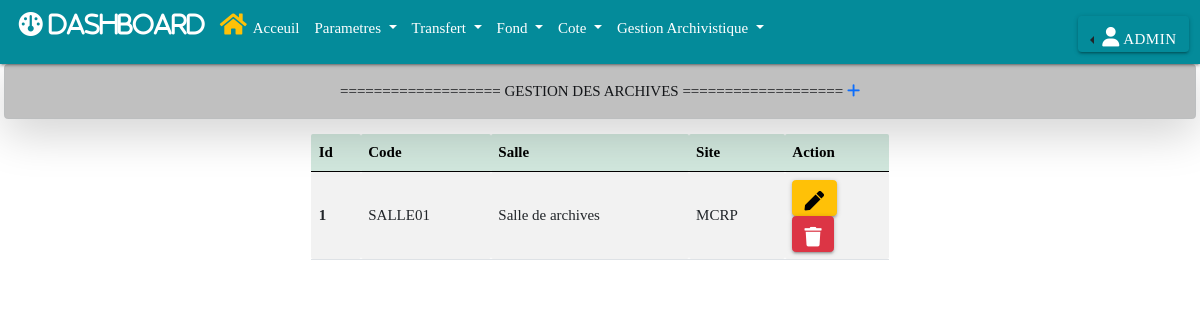
Page /cote/salle (signed in) on the committed database.
### authentication/models.py (models this page shows, shortened)
class User(AbstractUser):
    PUBLIC = 'PUBLIC'
    ARCHIVISTE = 'ARCHIVISTE'
    ADMINISTRATEUR = 'ADMINISTRATEUR'
    ROLE_CHOICES = (
    (PUBLIC, 'Public'),
    (ARCHIVISTE, 'Archiviste'),
    (ADMINISTRATEUR, 'Administrateur')
    )
    photo = models.ImageField(upload_to='users_img/', null=True, blank=True)
    role = models.CharField(max_length=30, choices=ROLE_CHOICES, verbose_name='Rôle')

### cote/models.py (models this page shows, shortened)
class Salle(models.Model):
    code = models.CharField(max_length=100, null=True, blank=True)
    salle = models.CharField(max_length=100, null=True, blank=True)
    site = models.ForeignKey(Site, null=True, blank=True, on_delete=models.CASCADE)
    create_at = models.DateField(auto_now_add=True, null=True)
    modified_at = models.DateTimeField(auto_now_add=True)

class Site(models.Model):
    site = models.CharField(max_length=100, null=True, blank=True)
    create_at = models.DateField(auto_now_add=True, null=True)
    modified_at = models.DateTimeField(auto_now_add=True)
    def __str__(self):
        return self.site

### cote/views.py (the view)
# urls.py: path('cote/salle', views.salle, name="salle"),
def salle(request):
    salles = Salle.objects.all()
    context = {'salles':salles}
    return render(request, 'cote/salle/salle.html', context)

### cote/templates/cote/salle/salle.html (shortened to what this page needs)
{% extends 'base.html' %}
{% block add %}
<a href="{% url 'add_salle' %}" title="Ajouter une salle">
  <i class="fa-solid fa-plus"></i>
<a/>
{% endblock add %}
{% block main %}
<div class="container mt-3 w-50">
    <table id="example" class="table table-striped" style="width:100%">
        <thead class="table-success">
            <tr>
                <th>Id</th>
                <th>Code</th>
                <th>Salle</th>
                <th>Site</th>
                <th style="width: 18%;">Action</th>
            </tr>
        </thead>
        <tbody>
            {% for salle in salles %}
            <tr>
                <th scope="row">{{salle.id}}</th>
                <td>{{salle.code}}</td>
                <td>{{salle.salle}}</td>
                <td>{{salle.site}}</td>
                <td>
                    <a href="{% url 'edit_salle' salle.id %}" type="button" class="btn btn-warning" title="Edit salle">
                        <i class="fas fa-pen"></i>
                    </a>
                    <a href="{% url 'delete_salle' salle.id %}" type="button" class="btn btn-danger" title="Supprimer salle">
                        <i class="fas fa-trash"></i>
                    </a>
                </td>
            </tr>
            {% endfor %}
        </tbody>
    </table>
</div>
{% endblock main %}

### templates/base.html (shortened to what this page needs)
{% load static %}
<!DOCTYPE html>
<html>
    <head>
        <link rel="stylesheet" href="{% static "css/styles.css" %}">
        <link rel="stylesheet" href="{% static "materialize/css/materialize.min.css" %}">
        <link rel="stylesheet" href="{% static "materialize/js/materialize.min.js" %}">
    	  <link href="https://cdn.jsdelivr.net/npm/bootstrap@5.0.2/dist/css/bootstrap.min.css" rel="stylesheet">
		    <link rel="stylesheet" href="https://cdn.jsdelivr.net/npm/bootstrap-icons@1.9.1/font/bootstrap-icons.css">
   		  <link href="https://cdn.jsdelivr.net/npm/bootstrap@5.0.2/dist/css/bootstrap.min.css" rel="stylesheet">
    	  <link rel="stylesheet" href="https://cdnjs.cloudflare.com/ajax/libs/font-awesome/6.1.1/css/all.min.css">
    	  <link rel="stylesheet" href="https://cdnjs.cloudflare.com/ajax/libs/font-awesome/5.15.4/css/all.min.css" />
		    <link rel="stylesheet" type="text/css" href="https://cdn.datatables.net/v/bs5/jq-3.6.0/jszip-2.5.0/dt-1.12.1/b-2.2.3/b-html5-2.2.3/b-print-2.2.3/datatables.min.css"/>
        <link rel="stylesheet" href="https://cdnjs.cloudflare.com/ajax/libs/Chart.js/2.8.0/Chart.min.css" />
        </head>
    <body>
    {% block nav %}
        <nav class="navbar navbar-expand-lg navbar-light sticky-top" style="background-color: #048B9A;">
            <div class="container-fluid">
              <div class="collapse navbar-collapse" id="navbarTogglerDemo01">
                <ul class="navbar-nav me-auto mb-2 mb-lg-0">
                  <li class="nav-item">
                    <a class="nav-link active" aria-current="page" href="{% url 'statistique' %}"><i class="fa fa-dashboard text-white">&nbsp;dashboard</i></a>
                  </li>
                  <li class="nav-item">
                    <a class="nav-link active text-white" aria-current="page" href="{% url 'home' %}"><i class="fa fa-house text-warning">&nbsp;</i>Acceuil</a>
                  </li>
                  <li class="nav-item dropdown">
                    <a class="nav-link dropdown-toggle text-white" href="#" id="navbarScrollingDropdown" role="button" data-bs-toggle="dropdown" aria-expanded="false">
                      Parametres
                    </a>
                  </li>
                  <li class="nav-item dropdown">
                    <a class="nav-link dropdown-toggle text-white" href="#" id="navbarScrollingDropdown" role="button" data-bs-toggle="dropdown" aria-expanded="false">
                      Transfert
                    </a>
                  </li>
                  <li class="nav-item dropdown">
                    <a class="nav-link dropdown-toggle text-white" href="#" id="navbarScrollingDropdown" role="button" data-bs-toggle="dropdown" aria-expanded="false">
                     Fond
                    </a>
                  </li>
                  <li class="nav-item dropdown">
                    <a class="nav-link dropdown-toggle text-white" href="#" id="navbarScrollingDropdown" role="button" data-bs-toggle="dropdown" aria-expanded="false">
                     Cote
                    </a>
                  </li>
                  <li class="nav-item dropdown">
                    <a class="nav-link dropdown-toggle text-white" href="#" id="navbarScrollingDropdown" role="button" data-bs-toggle="dropdown" aria-expanded="false">
                     Gestion Archivistique
                    </a>
                  </li>
                </ul>
                <div class="row mb-0 h-10">
                  <div class="dropdown dropstart">
                    {% if user.is_authenticated %}
                    <button class="btn btn-white dropdown-toggle" type="button" data-bs-toggle="dropdown" aria-expanded="false">
                      <i class="fa-solid fa-user text-white"></i>
                      <span class="text-white font-italic font-weight-bold">{{request.user}}</span>
                    </button>
                    {% endif %}
                  </div>
                </div>
              </div>
            </div>
          </nav>
          <div class="alert alert-dark text-center shadow-lg rounded mx-1" role="alert" style="background-color: #C0C0C0;">
            =================== GESTION DES ARCHIVES ===================
            {% block add %}
             {% endblock add %}
          </div>
        {% endblock nav %}
          {% block main %}
					{% endblock main %}
    </body>
</html>

### archivages/static/css/styles.css (style rules this page uses)
* { padding: 0; margin: 0; box-sizing: border-box; list-style-type: none; text-decoration: none; font-family: "verdana"; }

### rows in the picture
User: user "ADMIN"
Salle: id "1", code "SALLE01", salle "Salle de archives", site "MCRP"
